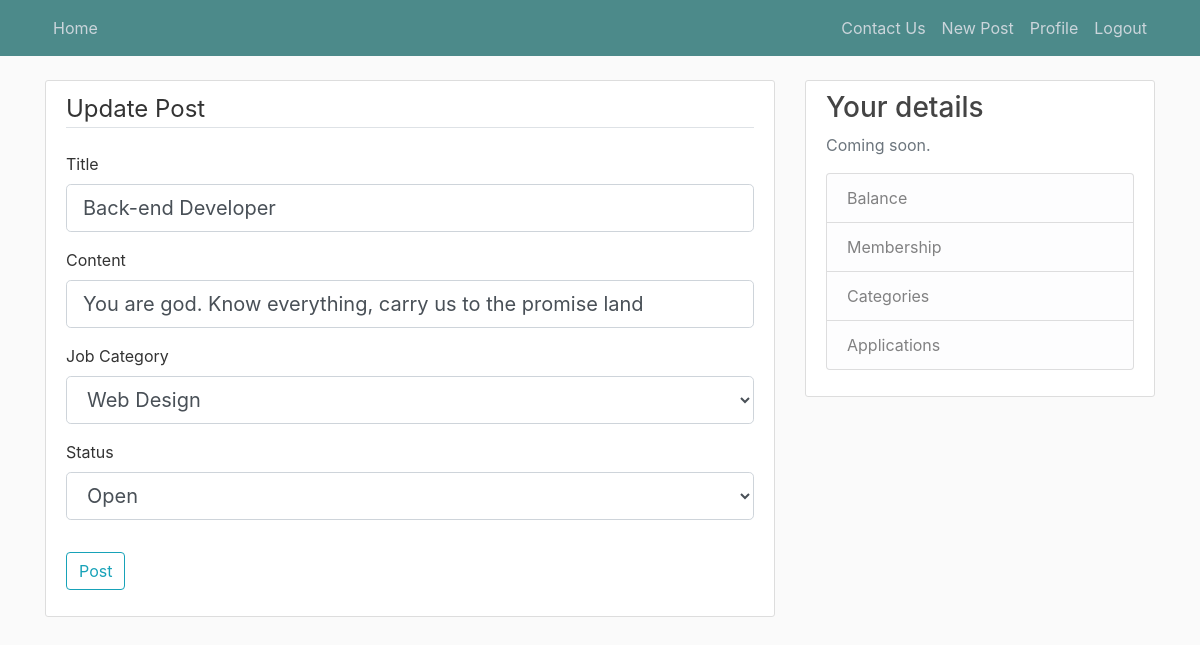
/post/3/update (signed in), run on the app's committed database.
### MainProject/models.py (models this page shows, shortened)
class Post(db.Model):
    id = db.Column(db.Integer, primary_key=True)
    title = db.Column(db.String(20), nullable=False)
    date_posted = db.Column(db.DateTime, nullable=False, default=datetime.utcnow)
    content = db.Column(db.String(50), nullable=False)
    user_id = db.Column(db.Integer, db.ForeignKey('user.id'), nullable=False)
    category = db.Column(db.String(10), nullable=False, default="IT")
    status = db.Column(db.String, nullable=False, default="Open")
    numOfNeededEmployees = db.Column(db.Integer, nullable=False, default=1)

### MainProject/routes.py (the view)
@app.route("/post/<int:post_id>/update", methods=['GET', 'POST'])
@login_required
def update_post(post_id):
    post = Post.query.get_or_404(post_id)
    if post.author != current_user:
        abort(403)
    form = PostForm()
    if form.validate_on_submit():
        post.title = form.title.data
        post.content = form.content.data
        post.category = form.category.data
        post.status = form.status.data
        flash('Your post has been updated!', 'success')
        historyContent = current_user.email + " updated a post."
        history = History(content=historyContent)
        db.session.add(history)
        db.session.commit()
        return redirect(url_for('post', post_id=post.id))
    elif request.method == 'GET':
        form.title.data = post.title
        form.content.data = post.content
        form.category.data = post.category
        form.status.data = post.status
    return render_template('update_post.html', title='Update Post',
                           form=form, legend='Update Post')

### MainProject/forms.py
class PostForm(FlaskForm):
    title = StringField('Title', validators=[DataRequired()])
    content = StringField('Content', validators=[DataRequired()])
    category = SelectField('Job Category', choices=['IT', 'Video Games', 'Web Design'], default='Category 1')
    status = SelectField('Status', choices=['Open', 'Closed'], default='Open')
    submit = SubmitField('Post')
    apply = SubmitField('Apply')

### MainProject/models.py (called while the page is built)
@login_manager.user_loader
def load_user(user_id):
    return User.query.get(int(user_id))

### MainProject/templates/update_post.html (shortened to what this page needs)
{% extends "baseTemplate.html" %}
{% block content %}
<div class="content-section">
    <form method="POST" action="">
        <fieldset class="form-group">
            <legend class="border-bottom mb-4">{{ legend }}</legend>
            <div class="form-group">
                {{ form.title.label(class="form-control-label") }}
                {% if form.title.errors %}
                    {{ form.title(class="form-control form-control-lg is-invalid") }}
                    <div class="invalid-feedback">
                        {% for error in form.title.errors %}
                            <span>{{ error }}</span>
                        {% endfor %}
                    </div>
                {% else %}
                    {{ form.title(class="form-control form-control-lg") }}
                {% endif %}
            </div>
            <div class="form-group">
                {{ form.content.label(class="form-control-label") }}
                {% if form.content.errors %}
                    {{ form.content(class="form-control form-control-lg is-invalid") }}
                    <div class="invalid-feedback">
                        {% for error in form.content.errors %}
                            <span>{{ error }}</span>
                        {% endfor %}
                    </div>
                {% else %}
                    {{ form.content(class="form-control form-control-lg") }}
                {% endif %}
            </div>
            <div class="form-group">
                {{ form.category.label(class="form-control-label") }}
                {% if form.category.errors %}
                    {{ form.category(class="form-control form-control-lg is-invalid") }}
                    <div class="invalid-feedback">
                        {% for error in form.category.errors %}
                            <span>{{ error }}</span>
                        {% endfor %}
                    </div>
                {% else %}
                    {{ form.category(class="form-control form-control-lg") }}
                {% endif %}
            </div>
            <div class="form-group">
                    {{ form.status.label(class="form-control-label") }}
                    {% if form.status.errors %}
                        {{ form.status(class="form-control form-control-lg is-invalid") }}
                        <div class="invalid-feedback">
                            {% for error in form.content.errors %}
                                <span>{{ error }}</span>
                            {% endfor %}
                        </div>
                    {% else %}
                        {{ form.status(class="form-control form-control-lg") }}
                    {% endif %}
            </div>
        </fieldset>
        <div class="form-group">
            {{ form.submit(class="btn btn-outline-info") }}
        </div>
    </form>
</div>
{% endblock content %}

### MainProject/static/styles.css (style rules this page uses)
body { background: #fafafa; color: #333333; margin-top: 5rem; }
.content-section { background: #ffffff; padding: 10px 20px; border: 1px solid #dddddd; border-radius: 3px; margin-bottom: 20px; }

### data on the page
Post: title "Back-end Developer", content "You are god. Know everything, carry us to the promise land", category "Web Design", status "Open"

### other printed values
{{ legend }} "Update Post"
